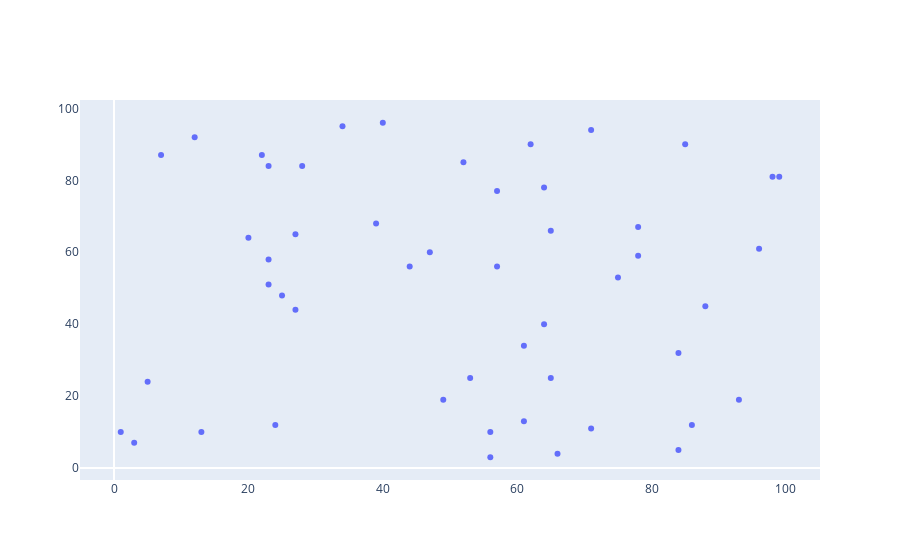

This figure's notebook cell:
### Code cell
random_x = np.random.randint(1, 100, 50)
random_y = np.random.randint(1, 100, 50)

data = [go.Scatter(x = random_x, y = random_y, mode = 'markers')]

layout = go.Layout(xaxis = dict(showgrid = False, showline = False),
                  yaxis = dict(showgrid = False, showline = False))

fig = go.Figure(data = data, layout = layout)
iplot(fig)

### Figure 1 — Plotly figure (JSON) as saved in the notebook; plotly's stock layout.template omitted (floating-point values rounded to 4 significant figures)
{"data": [{"mode": "markers", "type": "scatter", "x": [85, 28, 23, 71, 25, 66, 96, 61, 53, 98, 65, 47, 20, 56, 64, 71, 61, 5, 64, 75, 78, 88, 84, 86, 39, 1, 27, 23, 57, 13, 65, 44, 7, 93, 78, 40, 56, 24, 84, 23, 57, 3, 49, 27, 62, 52, 34, 22, 99, 12], "y": [90, 84, 84, 11, 48, 4, 61, 13, 25, 81, 25, 60, 64, 10, 40, 94, 34, 24, 78, 53, 59, 45, 32, 12, 68, 10, 44, 58, 56, 10, 66, 56, 87, 19, 67, 96, 3, 12, 5, 51, 77, 7, 19, 65, 90, 85, 95, 87, 81, 92]}], "layout": {"xaxis": {"showgrid": false, "showline": false}, "yaxis": {"showgrid": false, "showline": false}}}
